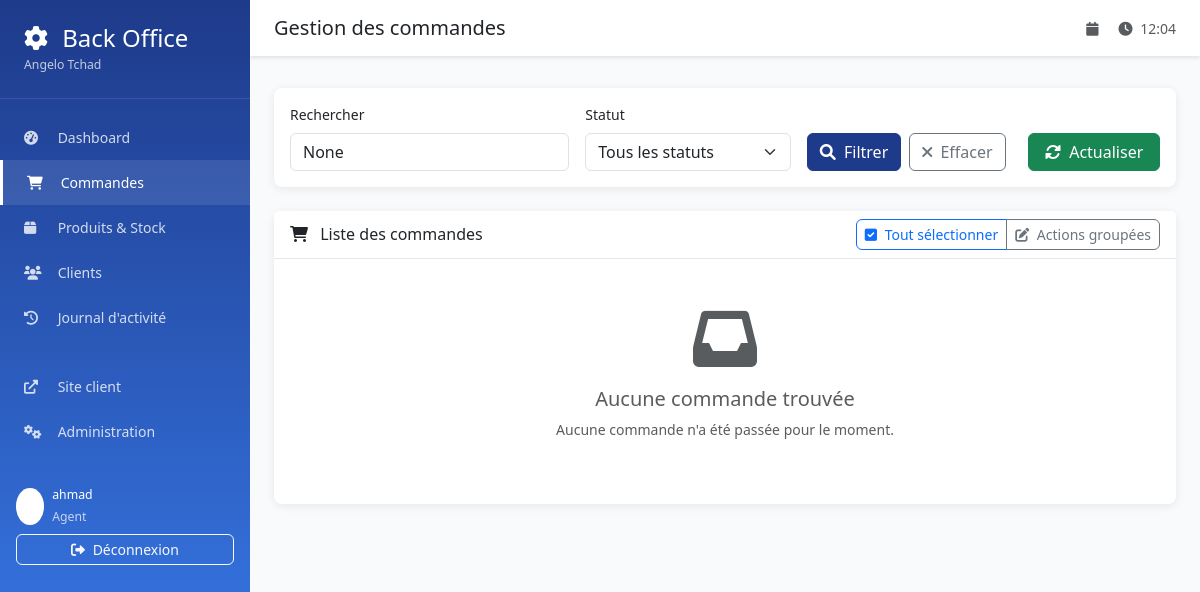
The app's page /backoffice/orders/ (signed in), older data.
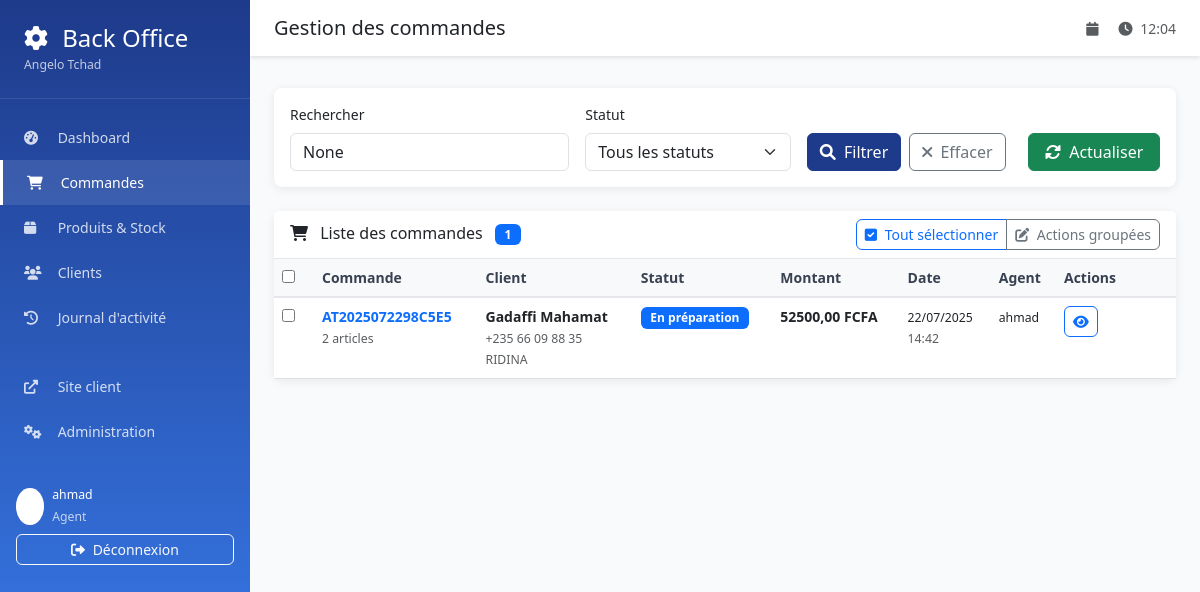
The same page, newer data.
### orders/models.py (models this page shows, shortened)
class Order(models.Model):
    STATUS_CHOICES = [
        ('pending', 'En attente'),
        ('confirmed', 'Confirmée'),
        ('preparing', 'En préparation'),
        ('ready', 'Prête'),
        ('delivered', 'Livrée'),
        ('cancelled', 'Annulée'),
    ]
    order_number = models.CharField(
        max_length=20,
        unique=True,
        verbose_name="Numéro de commande"
    )
    client = models.ForeignKey(
        Client,
        on_delete=models.CASCADE,
        verbose_name="Client"
    )
    status = models.CharField(
        max_length=20,
        choices=STATUS_CHOICES,
        default='pending',
        verbose_name="Statut"
    )
    total_amount = models.DecimalField(
        max_digits=10,
        decimal_places=2,
        default=0,
        verbose_name="Montant total"
    )
    notes = models.TextField(blank=True, verbose_name="Notes")
    created_at = models.DateTimeField(auto_now_add=True, verbose_name="Date de création")
    updated_at = models.DateTimeField(auto_now=True)
    confirmed_at = models.DateTimeField(null=True, blank=True, verbose_name="Date de confirmation")
    delivered_at = models.DateTimeField(null=True, blank=True, verbose_name="Date de livraison")
    assigned_agent = models.ForeignKey(
        User,
        on_delete=models.SET_NULL,
        null=True,
        blank=True,
        verbose_name="Agent assigné"
    )
    stock_deducted = models.BooleanField(default=False, verbose_name="Stock déduit")
    class Meta:
        verbose_name = "Commande"
        verbose_name_plural = "Commandes"
        ordering = ['-created_at']
    @property
    def status_display(self):
        return dict(self.STATUS_CHOICES)[self.status]

class Client(models.Model):
    first_name = models.CharField(max_length=100, verbose_name="Prénom")
    last_name = models.CharField(max_length=100, verbose_name="Nom")
    phone_regex = RegexValidator(
        regex=r'^\+235\s?\d{2}\s?\d{2}\s?\d{2}\s?\d{2}$',
        message="Le numéro doit être au format: +235 XX XX XX XX"
    )
    phone_number = models.CharField(
        validators=[phone_regex],
        max_length=17,
        verbose_name="Numéro de téléphone"
    )
    neighborhood = models.CharField(max_length=200, verbose_name="Quartier")
    address_details = models.TextField(blank=True, verbose_name="Détails de l'adresse")
    created_at = models.DateTimeField(auto_now_add=True)
    class Meta:
        verbose_name = "Client"
        verbose_name_plural = "Clients"
        ordering = ['last_name', 'first_name']
    @property
    def full_name(self):
        return f"{self.first_name} {self.last_name}"

### backoffice/views.py (the view, shortened to what this page needs)
# urls.py: path('orders/', views.orders_list, name='orders_list'),
@login_required
def orders_list(request):
    orders = Order.objects.select_related('client', 'assigned_agent').order_by('-created_at')
    status_filter = request.GET.get('status')
    if status_filter:
        orders = orders.filter(status=status_filter)
    search = request.GET.get('search')
    paginator = Paginator(orders, 20)
    page_number = request.GET.get('page')
    page_obj = paginator.get_page(page_number)
    context = {
        'page_obj': page_obj,
        'status_filter': status_filter,
        'search': search,
        'status_choices': Order.STATUS_CHOICES,
    }
    return render(request, 'backoffice/orders_list.html', context)

### templates/backoffice/orders_list.html (shortened to what the changed rows need)
{% extends 'backoffice/base.html' %}
{% block content %}
<div class="card">
    <div class="card-header d-flex justify-content-between align-items-center">
        <h6 class="mb-0">
            <i class="fas fa-shopping-cart me-2"></i>
            Liste des commandes
            {% if page_obj.paginator.count %}
                <span class="badge bg-primary ms-2">{{ page_obj.paginator.count }}</span>
            {% endif %}
        </h6>
    </div>
    <div class="card-body p-0">
        {% if page_obj %}
            <div class="table-responsive">
                <table class="table table-hover mb-0">
                    <thead class="table-light">
                        <tr>
                            <th width="40">
                                <input type="checkbox" id="selectAllCheckbox" onchange="toggleAll(this)">
                            </th>
                            <th>Commande</th>
                            <th>Client</th>
                            <th>Statut</th>
                            <th>Montant</th>
                            <th>Date</th>
                            <th>Agent</th>
                            <th width="120">Actions</th>
                        </tr>
                    </thead>
                    <tbody>
                        {% for order in page_obj %}
                            <tr>
                                <td>
                                    <input type="checkbox" class="order-checkbox" value="{{ order.id }}">
                                </td>
                                <td>
                                    <div>
                                        <strong class="text-primary">{{ order.order_number }}</strong>
                                        <br>
                                        <small class="text-muted">
                                            {{ order.items.count }} article{{ order.items.count|pluralize }}
                                        </small>
                                    </div>
                                </td>
                                <td>
                                    <div>
                                        <strong>{{ order.client.full_name }}</strong>
                                        <br>
                                        <small class="text-muted">{{ order.client.phone_number }}</small>
                                        <br>
                                        <small class="text-muted">{{ order.client.neighborhood }}</small>
                                    </div>
                                </td>
                                <td>
                                    {% if order.status == 'pending' %}
                                        <span class="badge bg-warning">{{ order.status_display }}</span>
                                    {% elif order.status == 'confirmed' %}
                                        <span class="badge bg-info">{{ order.status_display }}</span>
                                    {% elif order.status == 'preparing' %}
                                        <span class="badge bg-primary">{{ order.status_display }}</span>
                                    {% elif order.status == 'ready' %}
                                        <span class="badge bg-success">{{ order.status_display }}</span>
                                    {% elif order.status == 'delivered' %}
                                        <span class="badge bg-success">{{ order.status_display }}</span>
                                    {% elif order.status == 'cancelled' %}
                                        <span class="badge bg-danger">{{ order.status_display }}</span>
                                    {% endif %}
                                </td>
                                <td>
                                    <strong>{{ order.total_amount }} FCFA</strong>
                                </td>
                                <td>
                                    <div>
                                        <small>{{ order.created_at|date:"d/m/Y" }}</small>
                                        <br>
                                        <small class="text-muted">{{ order.created_at|date:"H:i" }}</small>
                                    </div>
                                </td>
                                <td>
                                    {% if order.assigned_agent %}
                                        <small>{{ order.assigned_agent.get_full_name|default:order.assigned_agent.username }}</small>
                                    {% else %}
                                        <span class="text-muted">Non assigné</span>
                                    {% endif %}
                                </td>
                                <td>
                                    <div class="btn-group" role="group">
                                        <a href="{% url 'backoffice:order_detail' order.id %}"
                                           class="btn btn-outline-primary btn-sm" title="Voir détails">
                                            <i class="fas fa-eye"></i>
                                        </a>
                                    </div>
                                </td>
                            </tr>
                        {% endfor %}
                    </tbody>
                </table>
            </div>
        {% else %}
            <div class="text-center py-5">
                <i class="fas fa-inbox text-muted mb-3" style="font-size: 4rem;"></i>
                <h5 class="text-muted">Aucune commande trouvée</h5>
                <p class="text-muted">
                    {% if search or status_filter %}
                        Aucune commande ne correspond à vos critères de recherche.
                    {% else %}
                        Aucune commande n'a été passée pour le moment.
                    {% endif %}
                </p>
            </div>
        {% endif %}
    </div>
</div>
{% endblock %}

Row changes from the older to the newer data that the page shows:
added Order: order_number "AT2025072298C5E5", items.count "2", client.full_name "Gadaffi Mahamat", client.phone_number "+235 66 09 88 35", client.neighborhood "RIDINA", status_display "En préparation", total_amount "52500,00", created_at "22/07/2025", created_at "14:42", assigned_agent.get_full_name "ahmad"
Text that changed along with them:
{{ page_obj.paginator.count }}: (not shown) → "1"
form field value: (not shown) → "☐"
text no longer shown: "Aucune commande trouvée Aucune commande n'a été passée pour le moment."
text now shown: "Commande Client Statut Montant Date Agent Actions"
